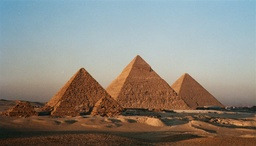
#> input picture images/the-pyramids.jpg, 256 x 146 px, shrunk from 2480 x 1416 before the run
$ jupyter execute Notebook.ipynb   (shell and % lines are left out)
#> lines starting #> are read from the running program, lines starting #| are printed output that depends on the picture; long printed decimals are rounded
### utils.py
import numpy as np

def kmeans(img, K=2, iters=10):
    # Randomly locate the K centroids.
    centroids = np.empty((K, img.shape[1]))     # centroids init shape: empty array of size Kximg.shape[1] [e.g. for Nx3 img -> centroids: Kx3]
    for i in range(K):
        centroids[i,:] = img[np.random.randint(0, high=len(img)), :]

    print('init centeriods: \n', centroids)

    for _ in range(iters):
        # 1) assign each pixel to its nearst centroid
        pixel_type = np.empty((img.shape[0],1), dtype=np.int32)
        distance = np.empty((img.shape[0],K))      # the distance of each centroid to each of the pixels

        # [6 lines of commented-out code are left out]
        for j in range(K):
            distance[:,j] = np.sqrt(np.sum(np.power(img - centroids[j,:], 2), 1))
            pixel_type = np.argmin(distance, axis=1).astype(np.int32)

        # 2) calculate new centroids
        for j in range(K):
            centroid_pixel_values = img[pixel_type.flatten() == j, :]
            if len(centroid_pixel_values) == 0:
                print('A centroid was assigned no pixel values, mean: ', np.mean(centroid_pixel_values, axis=0))
                print('re-initializing this centroid randomly')
                centroids[j,:] = img[np.random.randint(0, high=len(img)), :]
            else:
                centroids[j,:] = np.mean(centroid_pixel_values, axis=0)

    return centroids, pixel_type


# [20 lines that do not run on import are left out]

### Notebook.ipynb
[cell 1]
import numpy as np
import cv2
import matplotlib.pyplot as plt
from utils import kmeans

[cell 2]
original_img = cv2.imread('images/the-pyramids.jpg')
#> original_img is the input picture: shape (146, 256, 3); mean B, G, R 126.6, 134.7, 139.7
original_img = cv2.cvtColor(original_img, cv2.COLOR_BGR2RGB)

print(original_img.shape)
#| (146, 256, 3)
img = np.reshape(original_img, (-1,3))
img = img/255
print(img.shape)
#| (37376, 3)
centroids_2, pixel_type_2 = kmeans(img, K=2, iters=10)
#> after the loop in kmeans, `for i in range(K):`: centroids = [[0.627, 0.757, 0.824], [0.698, 0.675, 0.612]]
#| init centeriods:
#|  [[0.6275 0.7569 0.8235]
#|  [0.698 0.6745  0.6118]]
#> after the loop in kmeans, `for _ in range(iters):`: centroids = [[0.653, 0.715, 0.726], [0.402, 0.268, 0.177]]
#> centroids_2 = [[0.653, 0.715, 0.726], [0.402, 0.268, 0.177]]
centroids_4, pixel_type_4 = kmeans(img, K=4, iters=12)
#| init centeriods:
#|  [[0.2235 0.1725 0.1098]
#|  [0.5216 0.3294 0.2118]
#|  [0.6078 0.5725 0.5059]
#|  [0.7255  0.7529 0.7255 ]]
#> centroids_4 = [[0.265, 0.181, 0.116], [0.493, 0.318, 0.207], [0.65, 0.554, 0.462], [0.652, 0.732, 0.756]]
centroids_8, pixel_type_8 = kmeans(img, K=8, iters=15)
#| init centeriods:
#|  [[0.7176 0.7294 0.6863]
#|  [0.6902 0.7176 0.6902]
#|  [0.7804 0.7843 0.7608]
#|  [0.3098 0.2471 0.1961]
#|  [0.6706 0.6431 0.5804]
#|  [0.4784 0.2431 0.1333]
#|  [0.3765 0.2706 0.1961]
#|  [0.6353 0.6392 0.6078]]
#> centroids_8 = [[0.667, 0.651, 0.602], [0.622, 0.741, 0.796], [0.728, 0.765, 0.755], [0.222, 0.16, 0.105], [0.64, 0.498, 0.383], [0.524, 0.342, 0.227], [0.392, 0.247, 0.153], [0.516, 0.658, 0.727]]

[cell 3]
segmented_img_2 = centroids_2[pixel_type_2.flatten()]
segmented_img_2 = segmented_img_2.reshape(np.array(original_img).shape)
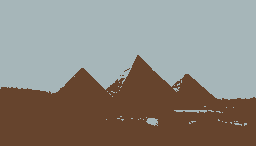
#> segmented_img_2: shape (146, 256, 3) float64; mean R, G, B 0.548, 0.528, 0.496

segmented_img_4 = centroids_4[pixel_type_4.flatten()]
segmented_img_4 = segmented_img_4.reshape(np.array(original_img).shape)
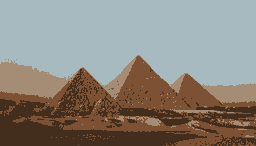
#> segmented_img_4: shape (146, 256, 3) float64; mean R, G, B 0.548, 0.528, 0.496

segmented_img_8 = centroids_8[pixel_type_8.flatten()]
segmented_img_8 = segmented_img_8.reshape(np.array(original_img).shape)
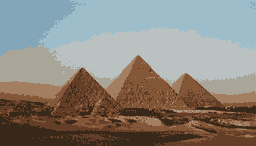
#> segmented_img_8: shape (146, 256, 3) float64; mean R, G, B 0.548, 0.528, 0.496

fig = plt.figure(figsize=(40,20))
plt.subplot(2,2,1)
plt.imshow(original_img)
plt.title('Original Image', fontsize=30)
plt.subplot(2,2,2)
plt.imshow(segmented_img_2)
plt.title('K=2', fontsize=30)
plt.subplot(2,2,3)
plt.imshow(segmented_img_4)
plt.title('K=4', fontsize=30)
plt.subplot(2,2,4)
plt.imshow(segmented_img_8)
plt.title('K=8', fontsize=30)
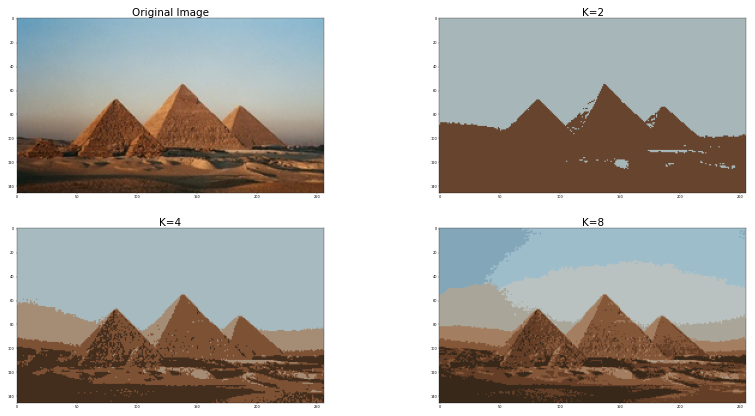
#> figure drawn by matplotlib, 4 panels

[cell 4]
original_img = cv2.imread('images/colors.jpg')
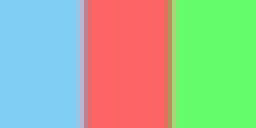
#> input picture images/colors.jpg, 64 x 32 px, shrunk from 620 x 310 before the run (shown 4 times larger)
#> original_img is the input picture: shape (32, 64, 3); mean B, G, R 150.2, 185, 161.5
original_img = cv2.cvtColor(original_img, cv2.COLOR_BGR2RGB)

print(original_img.shape)
#| (32, 64, 3)
img = np.reshape(original_img, (-1,3))
#> img = 2048 rows, first 8: [128, 206, 244], [128, 206, 244], [128, 206, 244], [128, 206, 244], [128, 206, 244], [128, 206, 244], [128, 206, 244], [128, 206, 244]
img = img/255
#> img = 2048 rows, first 8: [0.502, 0.808, 0.957], [0.502, 0.808, 0.957], [0.502, 0.808, 0.957], [0.502, 0.808, 0.957], [0.502, 0.808, 0.957], [0.502, 0.808, 0.957], [0.502, 0.808, 0.957], [0.502, 0.808, 0.957]
print(img.shape)
#| (2048, 3)
centroids, pixel_type = kmeans(img, K=3, iters=5)
#| init centeriods:
#|  [[0.502 0.8078 0.9569]
#|  [0.502 0.8078 0.9569]
#|  [0.502 0.8078 0.9569]]
#> centroids = [[0.959, 0.41, 0.405], [0.517, 0.802, 0.948], [0.409, 0.979, 0.423]]; pixel_type = 2048 values, max 2 at index 43, min 0 at index 21, mean 0.984

[cell 5]
print(centroids)
#| [[0.959 0.4096 0.4046]
#|  [0.5167 0.8022  0.9481 ]
#|  [0.409 0.9791 0.4232]]
segmented_img = centroids[pixel_type.flatten()]
#> segmented_img = 2048 rows, first 8: [0.517, 0.802, 0.948], [0.517, 0.802, 0.948], [0.517, 0.802, 0.948], [0.517, 0.802, 0.948], [0.517, 0.802, 0.948], [0.517, 0.802, 0.948], [0.517, 0.802, 0.948], [0.517, 0.802, 0.948]
segmented_img = segmented_img.reshape(np.array(original_img).shape)
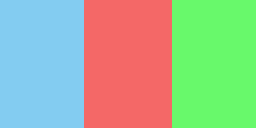
#> segmented_img: shape (32, 64, 3) float64 (shown 4 times larger); mean R, G, B 0.633, 0.725, 0.589

plt.figure()
plt.subplot(1,2,1)
plt.imshow(original_img)
plt.subplot(1,2,2)
plt.imshow(segmented_img)

[cell 6]
original_img = cv2.imread('images/colors2.jpg')
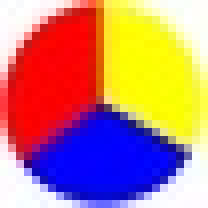
#> input picture images/colors2.jpg, 26 x 26 px, shrunk from 251 x 249 before the run (shown 8 times larger)
#> original_img is the input picture: shape (26, 26, 3); mean B, G, R 125.7, 129.3, 189.9
original_img = cv2.cvtColor(original_img, cv2.COLOR_BGR2RGB)

print(original_img.shape)
#| (26, 26, 3)
img = np.reshape(original_img, (-1,3))
#> img = 676 rows, first 8: [251, 252, 254], [254, 255, 255], [249, 250, 252], [255, 255, 255], [255, 253, 255], [255, 247, 251], [255, 249, 251], [255, 239, 238]
img = img/255
#> img = 676 rows, first 8: [0.984, 0.988, 0.996], [0.996, 1, 1], [0.976, 0.98, 0.988], [1, 1, 1], [1, 0.992, 1], [1, 0.969, 0.984], [1, 0.976, 0.984], [1, 0.937, 0.933]
print(img.shape)
#| (676, 3)
centroids, pixel_type = kmeans(img, K=4, iters=7)
#| init centeriods:
#|  [[0.01961 0.02745 0.9098]
#|  [0.5059 0.         0.4941]
#|  [0.9922 1.         0.6039]
#|  [0.9961 0.9725 0.04706]]
#> centroids = [[0.0718, 0.0416, 0.867], [0.92, 0.0748, 0.0688], [0.962, 0.93, 0.916], [0.985, 0.971, 0.124]]; pixel_type = 676 values, max 3 at index 12, min 0 at index 350, mean 1.51

[cell 7]
print(centroids)
#| [[0.07181 0.04155 0.8673]
#|  [0.9204 0.07482 0.06877]
#|  [0.9618 0.9298 0.9162]
#|  [0.9851   0.9711 0.124]]
segmented_img = centroids[pixel_type.flatten()]
#> segmented_img = 676 rows, first 8: [0.962, 0.93, 0.916], [0.962, 0.93, 0.916], [0.962, 0.93, 0.916], [0.962, 0.93, 0.916], [0.962, 0.93, 0.916], [0.962, 0.93, 0.916], [0.962, 0.93, 0.916], [0.962, 0.93, 0.916]
segmented_img = segmented_img.reshape(np.array(original_img).shape)
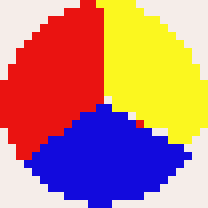
#> segmented_img: shape (26, 26, 3) float64 (shown 8 times larger); mean R, G, B 0.745, 0.507, 0.493

plt.figure()
plt.subplot(1,2,1)
plt.imshow(original_img)
plt.subplot(1,2,2)
plt.imshow(segmented_img)
